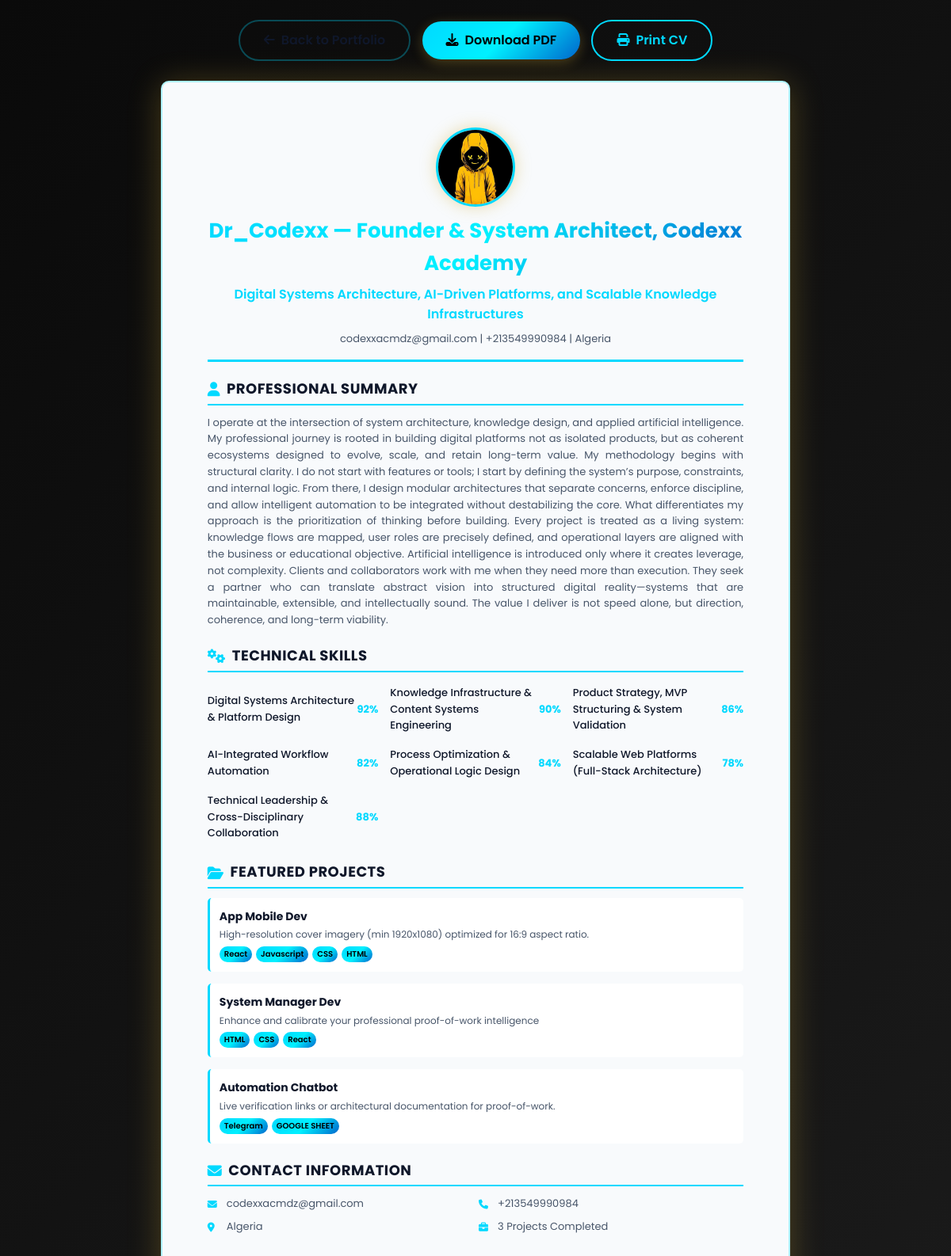
The page /cv-preview/Codexx on the database its author committed.
### models.py (models this page shows)
class Workspace(db.Model):
    __tablename__ = 'workspaces'
    id = db.Column(db.String(36), primary_key=True, default=lambda: str(uuid.uuid4()))
    name = db.Column(db.String(255), nullable=False)
    slug = db.Column(db.String(255), unique=True, nullable=False)
    description = db.Column(db.Text)
    plan = db.Column(db.String(50), default='pro')
    title = db.Column(db.String(255))
    photo = db.Column(db.String(500))
    about = db.Column(db.Text)
    contact = db.Column(SafeJSON, default={})  # {email, phone, location}
    social = db.Column(SafeJSON, default={})  # {linkedin, github, twitter, facebook, etc}
    settings = db.Column(SafeJSON, default={'theme': 'luxury-gold'})
    created_at = db.Column(db.DateTime, default=datetime.utcnow)
    updated_at = db.Column(db.DateTime, default=datetime.utcnow, onupdate=datetime.utcnow)
    users = db.relationship('User', backref='workspace', lazy=True, cascade='all, delete-orphan')
    projects = db.relationship('Project', backref='workspace', lazy=True, cascade='all, delete-orphan')
    skills = db.relationship('Skill', backref='workspace', lazy=True, cascade='all, delete-orphan')
    clients = db.relationship('Client', backref='workspace', lazy=True, cascade='all, delete-orphan')
    messages = db.relationship('Message', backref='workspace', lazy=True, cascade='all, delete-orphan')
    visitor_logs = db.relationship('VisitorLog', backref='workspace', lazy=True, cascade='all, delete-orphan')

class Skill(db.Model):
    __tablename__ = 'skills'
    id = db.Column(db.String(36), primary_key=True, default=lambda: str(uuid.uuid4()))
    workspace_id = db.Column(db.String(36), db.ForeignKey('workspaces.id'), nullable=False)
    name = db.Column(db.String(255), nullable=False)
    level = db.Column(db.Integer, default=50)
    created_at = db.Column(db.DateTime, default=datetime.utcnow)

class Project(db.Model):
    __tablename__ = 'projects'
    id = db.Column(db.String(36), primary_key=True, default=lambda: str(uuid.uuid4()))
    workspace_id = db.Column(db.String(36), db.ForeignKey('workspaces.id'), nullable=False)
    title = db.Column(db.String(255), nullable=False)
    description = db.Column(db.Text)
    short_description = db.Column(db.Text)
    content = db.Column(db.Text)
    image = db.Column(db.String(500))
    demo_url = db.Column(db.String(500))
    github_url = db.Column(db.String(500))
    technologies = db.Column(SafeJSON, default=[])
    gallery = db.Column(SafeJSON, default=[])
    skill_related = db.Column(SafeJSON, default=[])
    project_type = db.Column(db.String(50), default='portfolio')  # portfolio, training, request
    badge = db.Column(db.String(50))  # completed, training, request
    request_budget_min = db.Column(db.Float)
    request_budget_max = db.Column(db.Float)
    request_deadline = db.Column(db.Date)
    request_status = db.Column(db.String(50))  # open, closed, in-progress
    created_at = db.Column(db.DateTime, default=datetime.utcnow)
    updated_at = db.Column(db.DateTime, default=datetime.utcnow, onupdate=datetime.utcnow)

### blueprints/portfolio/routes.py (the view)
@portfolio_bp.route('/cv-preview/<username>')
@disable_in_demo
def cv_preview(username):
    data = load_data(username=username)
    if not data or not data.get('name'):
        from models import Workspace
        workspace = Workspace.query.filter_by(slug=username).first()
        if not workspace:
            return render_template('404.html'), 404
        data = get_default_portfolio_data()
    data['username'] = username
    if 'contact' not in data:
        data['contact'] = {}
    if 'social' not in data:
        data['social'] = {}
    if 'settings' not in data:
        data['settings'] = {'theme': 'luxury-gold'}
    pdf_methods = {
        'weasy_available': False,
        'weasy_error': None,
        'wkhtml_available': False,
        'wkhtml_path': None
    }
    try:
        import weasyprint  # noqa: F401
        pdf_methods['weasy_available'] = True
    except ImportError as ie:
        pdf_methods['weasy_error'] = str(ie)
    except OSError as oe:
        pdf_methods['weasy_error'] = str(oe)
    try:
        import pdfkit  # noqa: F401
        import shutil
        wk = shutil.which('wkhtmltopdf')
        if wk:
            pdf_methods['wkhtml_available'] = True
            pdf_methods['wkhtml_path'] = wk
    except Exception:
        pass
    current_theme = data.get('settings', {}).get('theme', 'luxury-gold')
    services = [s for s in data.get('services', []) if s.get('is_active', True)]
    return render_template('cv_preview.html', data=data, pdf_methods=pdf_methods, current_theme=current_theme, services=services)

### templates/cv_preview.html (shortened to what this page needs)
<!DOCTYPE html>
<html lang="en" data-portfolio-theme="{{ current_theme }}">
<head>
    {% if not pdf_mode %}
    <link href="https://cdn.jsdelivr.net/npm/bootstrap@5.3.0/dist/css/bootstrap.min.css" rel="stylesheet">
    <link href="https://cdnjs.cloudflare.com/ajax/libs/font-awesome/6.4.0/css/all.min.css" rel="stylesheet">
    <link rel="stylesheet" href="{{ url_for('static', filename='themes/' + current_theme + '.css') }}">
    {% endif %}
</head>
<body>
    <div class="container">
        <div class="action-buttons no-print">
            <a href="{{ url_for('portfolio.user_portfolio', username=data.username) }}" class="btn btn-secondary btn-cv">
                <i class="fas fa-arrow-left me-2"></i>Back to Portfolio
            </a>
            <a href="{{ url_for('portfolio.download_cv', username=data.username) }}" class="btn btn-primary btn-cv">
                <i class="fas fa-download me-2"></i>Download PDF
            </a>
            <button onclick="window.print()" class="btn btn-success btn-cv">
                <i class="fas fa-print me-2"></i>Print CV
            </button>
        </div>
        <div class="cv-container">
            <div class="cv-header">
                {% if data.photo %}
                    {% if data.photo.startswith('static/') %}
                        <img src="{{ url_for('static', filename=data.photo.replace('static/', '')) }}"
                             alt="{{ data.name or 'Profile' }}" class="cv-photo">
                    {% else %}
                        <img src="{{ data.photo }}" alt="{{ data.name or 'Profile' }}" class="cv-photo">
                    {% endif %}
                {% endif %}
                <div class="cv-name">{{ data.name or 'Your Name' }}</div>
                <div class="cv-title">{{ data.title or 'Your Professional Title' }}</div>
                <div class="cv-contact">
                    {% if data.contact %}
                        {{ data.contact.email or 'your.email@example.com' }} |
                        {{ data.contact.phone or '+1234567890' }} |
                        {{ data.contact.location or 'Your Location' }}
                    {% else %}
                        your.email@example.com | +1234567890 | Your Location
                    {% endif %}
                </div>
            </div>
            {% if data.about %}
            <div class="cv-section">
                <div class="cv-section-title">
                    <i class="fas fa-user"></i>Professional Summary
                </div>
                <div class="cv-about">{{ data.about }}</div>
            </div>
            {% endif %}
            {% if data.skills %}
            <div class="cv-section">
                <div class="cv-section-title">
                    <i class="fas fa-cogs"></i>Technical Skills
                </div>
                <div class="cv-skills-grid">
                    {% for skill in data.skills %}
                    <div class="cv-skill">
                        <span class="cv-skill-name">{{ skill.name }}</span>
                        <span class="cv-skill-level">{{ skill.level }}%</span>
                    </div>
                    {% endfor %}
                </div>
            </div>
            {% endif %}
            {% if data.projects %}
            <div class="cv-section">
                <div class="cv-section-title">
                    <i class="fas fa-folder-open"></i>Featured Projects
                </div>
                {% for project in data.projects[:4] %}
                <div class="cv-project">
                    <div class="cv-project-title">{{ project.title }}</div>
                    <div class="cv-project-desc">{{ project.description }}</div>
                    {% if project.technologies %}
                    <div class="cv-project-tech">
                        {% for tech in project.technologies %}
                        <span class="cv-tech-badge">{{ tech }}</span>
                        {% endfor %}
                    </div>
                    {% endif %}
                </div>
                {% endfor %}
            </div>
            {% endif %}
            <div class="cv-section">
                <div class="cv-section-title">
                    <i class="fas fa-envelope"></i>Contact Information
                </div>
                <div class="cv-contact-info">
                    <div class="cv-contact-item">
                        <i class="fas fa-envelope"></i>
                        <span>{{ data.contact.email if data.contact else 'your.email@example.com' }}</span>
                    </div>
                    <div class="cv-contact-item">
                        <i class="fas fa-phone"></i>
                        <span>{{ data.contact.phone if data.contact else '+1234567890' }}</span>
                    </div>
                    <div class="cv-contact-item">
                        <i class="fas fa-map-marker-alt"></i>
                        <span>{{ data.contact.location if data.contact else 'Your Location' }}</span>
                    </div>
                    <div class="cv-contact-item">
                        <i class="fas fa-briefcase"></i>
                        <span>{{ data.projects|length if data.projects else 0 }} Projects Completed</span>
                    </div>
                </div>
            </div>
        </div>
    </div>
</body>
</html>

### rows shown on the page
Workspace: photo (picture), name "Dr_Codexx — Founder & System Architect, Codexx Academy", title "Digital Systems Architecture, AI-Driven Platforms, and Scalable Knowledge Infrastructures", about "I operate at the intersection of system architecture, knowledge design, and applied artificial intelligence. My professional journey is rooted in building digital platforms not as isolated products, but as coherent ecosystems designed to evolve, scale, and retain long-term value. My methodology begins with structural clarity. I do not start with features or tools; I start by defining the system’s purpose, constraints, and internal logic. From there, I design modular architectures that separate concerns, enforce discipline, and allow intelligent automation to be integrated without destabilizing the core. What differentiates my approach is the prioritization of thinking before building. Every…"
Skill: name "Digital Systems Architecture & Platform Design", level "92"
Skill: name "Knowledge Infrastructure & Content Systems Engineering", level "90"
Skill: name "Product Strategy, MVP Structuring & System Validation", level "86"
Skill: name "AI-Integrated Workflow Automation", level "82"
Skill: name "Process Optimization & Operational Logic Design", level "84"
Skill: name "Scalable Web Platforms (Full-Stack Architecture)", level "78"
Skill: name "Technical Leadership & Cross-Disciplinary Collaboration", level "88"
Project: title "App Mobile Dev", description "High-resolution cover imagery (min 1920x1080) optimized for 16:9 aspect ratio.", technologies "React" "Javascript" "CSS" "HTML"
Project: title "System Manager Dev", description "Enhance and calibrate your professional proof-of-work intelligence", technologies "HTML" "CSS" "React"
Project: title "Automation Chatbot", description "Live verification links or architectural documentation for proof-of-work.", technologies "Telegram" "GOOGLE SHEET"

### other values the page prints
{{ data.contact.email or 'your.email@example.com' }} "codexxacmdz@gmail.com"
{{ data.contact.phone or '+1234567890' }} "+213549990984"
{{ data.contact.location or 'Your Location' }} "Algeria"
{{ data.contact.email if data.contact else 'your.email@example.com' }} "codexxacmdz@gmail.com"
{{ data.contact.phone if data.contact else '+1234567890' }} "+213549990984"
{{ data.contact.location if data.contact else 'Your Location' }} "Algeria"
{{ data.projects|length if data.projects else 0 }} "3"
